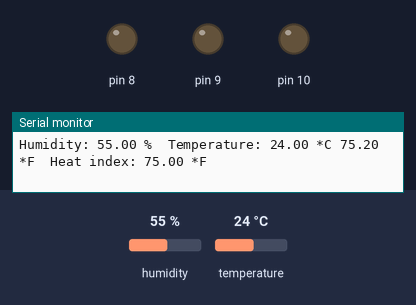
The sketch below on a simulated Arduino Uno, built with avr-gcc and run on an emulated ATmega328P. Parts: output pins drawn as LEDs (lit = HIGH), the last lines printed to the serial monitor. The inputs (shaded band) are chosen by the test bench; at power-on: temperature 24 °C, humidity 55 %.

Above: at 5.8 s.
5.9 s: temperature set to 26 °C
At 7.0 s:
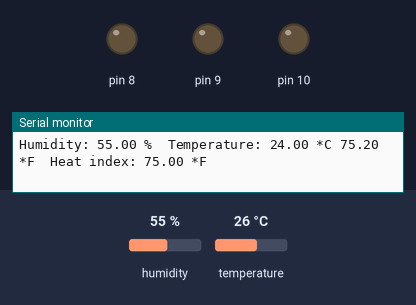
10.2 s: temperature set to 30 °C
At 12.4 s:
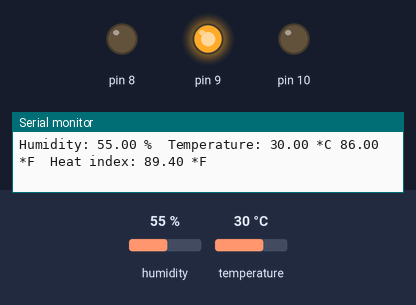
18.5 s: temperature set to 12 °C
At 21.4 s:
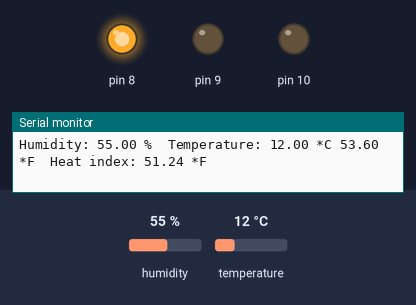
26.1 s: temperature set to 28 °C
At 26.9 s:
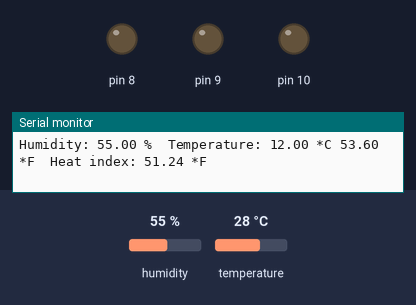
Timing chart, 0 to 29.1 s (numbered marks = the images above; inputs shaded):
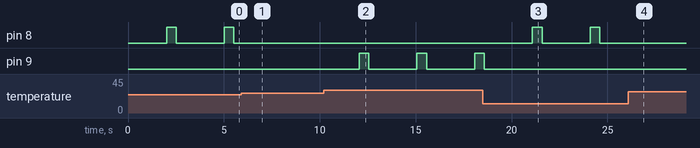

Measured:
- the behaviour switches between 28 and 29 °C on temperature (found by bisection; images 1 and 2)
- after the input at 5.9 s, pin 8: stays LOW (without the input it goes to HIGH after 2.1 s)
- after the input at 10.2 s, pin 9: alternates HIGH for 0.50 s and LOW for 2.5 s, starting after 1.9 s
- after the input at 18.5 s, pin 8: alternates HIGH for 0.50 s and LOW for 2.5 s, starting after 2.6 s; pin 9: goes on until 18.6 s, then stays LOW
- after the input at 26.1 s, pin 8: stops changing and stays LOW
- by itself, pin 8: alternates HIGH for 0.50 s and LOW for 2.5 s

The sketch:

Temperature_Detector.ino
```cpp
// Example testing sketch for various DHT humidity/temperature sensors


#include "DHT.h"

#define DHTIN 2     // what pin we're connected to
#define DHTOUT 3


#define DHTTYPE DHT11   // DHT 11
//#define DHTTYPE DHT22   // DHT 22  (AM2302)
//#define DHTTYPE DHT21   // DHT 21 (AM2301)

// Connect pin 1 (on the left) of the sensor to +5V
// Connect pin 2 of the sensor to whatever your DHTPIN is
// Connect pin 4 (on the right) of the sensor to GROUND
// Connect a 10K resistor from pin 2 (data) to pin 1 (power) of the sensor

DHT dht(DHTIN,DHTOUT, DHTTYPE);

void setup() {
  Serial.begin(9600);
  Serial.println("DHTxx test!");
  pinMode(8,OUTPUT);
  pinMode(9,OUTPUT);
  pinMode(10,OUTPUT);

  dht.begin();
}

void loop() {
  // Wait a few seconds between measurements.
  delay(2000);

  // Reading temperature or humidity takes about 250 milliseconds!
  // Sensor readings may also be up to 2 seconds 'old' (its a very slow sensor)
  float h = dht.readHumidity();
  // Read temperature as Celsius
  float t = dht.readTemperature();
  // Read temperature as Fahrenheit
  float f = dht.readTemperature(true);

  // Check if any reads failed and exit early (to try again).
  if (isnan(h) || isnan(t) || isnan(f)) {
    Serial.println("Failed to read from DHT sensor!");
    return;
  }

  // Compute heat index
  // Must send in temp in Fahrenheit!
  float hi = dht.computeHeatIndex(f, h);

  Serial.print("Humidity: ");
  Serial.print(h);
  Serial.print(" %\t");
  Serial.print("Temperature: ");
  Serial.print(t);
  Serial.print(" *C ");
  Serial.print(f);
  Serial.print(" *F\t");
  Serial.print("Heat index: ");
  Serial.print(hi);
  Serial.println(" *F");

  if(t < 25)
   {
      digitalWrite(8,HIGH);
      delay(500);
      digitalWrite(8,LOW);
      delay(500);
   }
   if(t>28)
   {
      digitalWrite(9,HIGH);
      delay(500);
      digitalWrite(9,LOW);
      delay(500);
   }


}
```
